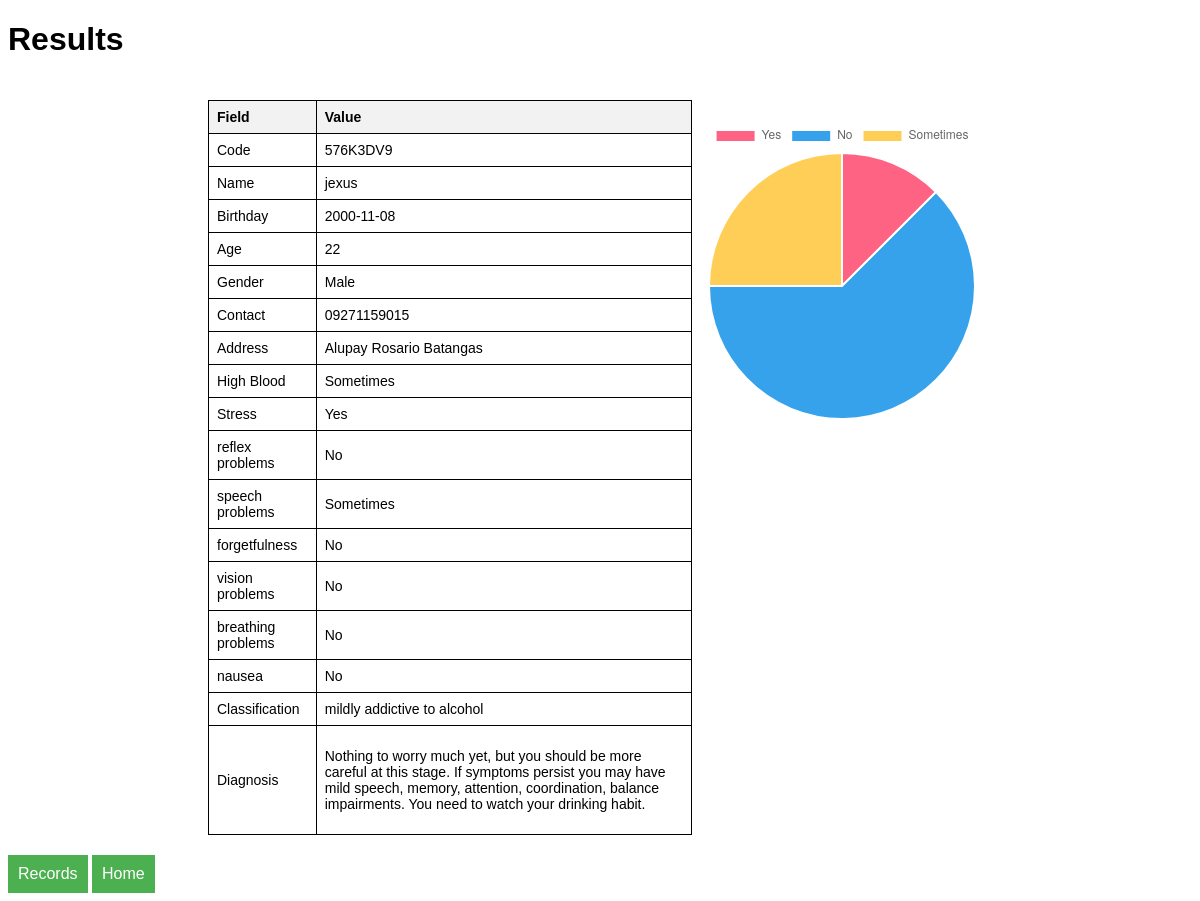
Screenshot of /view/10 with the database file from the repository.
### tables this page shows
CREATE TABLE predictions
                (id INTEGER PRIMARY KEY,
                name TEXT,
                birthday TEXT,
                age INTEGER,
                gender TEXT,
                contact TEXT,
                address TEXT,
                code TEXT UNIQUE,
                q1 TEXT,
                q2 TEXT,
                q3 TEXT,
                q4 TEXT,
                q5 TEXT,
                q6 TEXT,
                q7 TEXT,
                q8 TEXT,
                prediction TEXT);

### app.py (the view)
@app.route('/view/<int:id>', methods=['GET'])
def view(id):
    conn = sqlite3.connect('database.db')
    cursor = conn.cursor()
    cursor.execute("SELECT * FROM predictions WHERE id = ?", (id,))
    prediction = cursor.fetchone()
    conn.close()
    if not prediction:
        flash('Prediction not found.', 'error')
        return redirect(url_for('history'))
    name = prediction[1]
    birthday = prediction[2]
    age = prediction[3]
    gender = prediction[4]
    contact = prediction[5]
    address = prediction[6]
    code = prediction[7]
    q1 = prediction[8]
    q2 = prediction[9]
    q3 = prediction[10]
    q4 = prediction[11]
    q5 = prediction[12]
    q6 = prediction[13]
    q7 = prediction[14]
    q8 = prediction[15]
    predictions = prediction[16]
    return render_template('view.html', predictions=predictions, name=name, birthday=birthday, age=age, gender=gender, contact=contact, address=address, code=code, q1=q1, q2=q2, q3=q3, q4=q4, q5=q5, q6=q6, q7=q7, q8=q8)

### templates/view.html (shortened to what this page needs)
<!DOCTYPE html>
<html>
  <head>
  </head>
  <body>
    <h1>Results</h1>
    <div id="container">
      <table>
        <tr>
          <th>Field</th>
          <th>Value</th>
        </tr>
        <tr>
          <td>Code</td>
          <td>{{ code }}</td>
        </tr>
        <tr>
          <td>Name</td>
          <td>{{ name }}</td>
        </tr>
        <tr>
          <td>Birthday</td>
          <td>{{ birthday }}</td>
        </tr>
        <tr>
          <td>Age</td>
          <td>{{ age }}</td>
        </tr>
        <tr>
          <td>Gender</td>
          <td>{{ gender }}</td>
        </tr>
        <tr>
          <td>Contact</td>
          <td>{{ contact }}</td>
        </tr>
        <tr>
          <td>Address</td>
          <td>{{ address }}</td>
        </tr>
        <tr>
          <td>High Blood</td>
          <td>{{ q1 }}</td>
        </tr>
        <tr>
          <td>Stress</td>
          <td>{{ q2 }}</td>
        </tr>
        <tr>
          <td>reflex problems</td>
          <td>{{ q3 }}</td>
        </tr>
        <tr>
          <td>speech problems</td>
          <td>{{ q4 }}</td>
        </tr>
        <tr>
          <td>forgetfulness</td>
          <td>{{ q5 }}</td>
        </tr>
        <tr>
          <td>vision problems</td>
          <td>{{ q6 }}</td>
        </tr>
        <tr>
          <td>breathing problems</td>
          <td>{{ q7 }}</td>
        </tr>
        <tr>
          <td>nausea</td>
          <td>{{ q8 }}</td>
        </tr>
        <tr>
          <td>Classification</td>
          <td>{{ predictions }}</td>
        </tr>
        <tr>
          <td>Diagnosis</td>
          <td>
            {% if predictions == 'less addictive to alcohol' %}
              <p>You are not addicted to alcohol but make sure to drink moderately.</p>
            {% elif predictions == 'mildly addictive to alcohol' %}
              <p>Nothing to worry much yet, but you should be more careful at this stage. If symptoms persist you may have mild speech, memory, attention, coordination, balance impairments. You need to watch your drinking habit.</p>
            {% elif predictions == 'high addiction to alcohol' %}
            <p>You need to have a consultation with a therapist or doctor to prevent life-threatening cases or severe impairment.</p>
            {% endif %}
          </td>
        </tr>
      </table>
      <canvas id="chart"></canvas>
    </div>
    <a href="/history">Records</a>
    <a href="/">Home</a>
    <script>
      // Get the responses to questions q1 to q8
      const responses = ['{{ q1 }}', '{{ q2 }}', '{{ q3 }}', '{{ q4 }}', '{{ q5 }}', '{{ q6 }}', '{{ q7 }}', '{{ q8 }}'];
      // Count the number of Yes, No, and Sometimes responses
      const counts = {
        Yes: 0,
        No: 0,
        Sometimes: 0,
      };
      for (const response of responses) {
        counts[response]++;
      }
      // Create the chart
      const chartElement = document.getElementById('chart');
      const chart = new Chart(chartElement, {
        type: 'pie',
        data: {
          labels: Object.keys(counts),
          datasets: [{
            data: Object.values(counts),
            backgroundColor: ['#FF6384', '#36A2EB', '#FFCE56'],
          }, ],
        },
        options: {
          responsive: false,
          maintainAspectRatio: false,
          width: 400,
          height: 400,
        },
      });
    </script>
  </body>
</html>

### templates/view.html (style rules this page uses)
body { font-family: Arial, sans-serif; }
#container { display: flex; justify-content: space-between; align-items: flex-start; }
#chart { width: 300px; height: 300px; margin-right: 200px; margin-top: 40px; }
table { border-collapse: collapse; margin-top: 20px; margin-left: 200px; font-size: 14px; width: 50%; }
th, td { border: 1px solid black; padding: 8px; text-align: left; }
th { background-color: #f2f2f2; }
a { display: inline-block; padding: 10px; background-color: #4CAF50; color: white; text-decoration: none; margin-top: 20px; }

### rows the page displays
predictions: code "576K3DV9", name "jexus", birthday "2000-11-08", gender "Male", contact "09271159015", address "Alupay Rosario Batangas", q1 "Sometimes", q2 "Yes", q3 "No", q4 "Sometimes", q5 "No", q6 "No", q7 "No", q8 "No", prediction "mildly addictive to alcohol"

### other values shown
{{ age }} "22"
chart data {{ q1 }} Sometimes
chart data {{ q2 }} Yes
chart data {{ q3 }} No
chart data {{ q4 }} Sometimes
